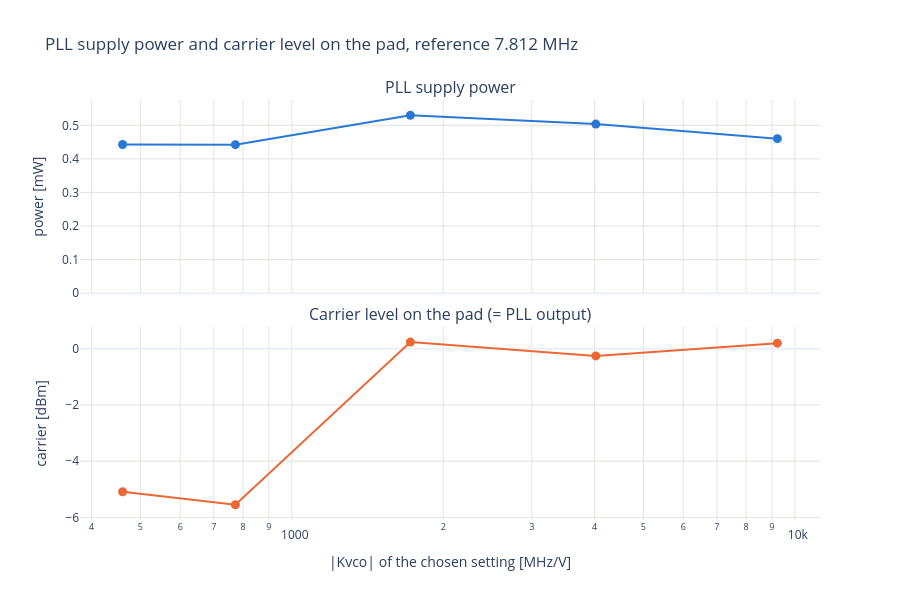

The notebook cell saved with this chart:
### Code cell
# PLL supply power and carrier level on the pad per setting (same x axis as the jitter plot).
from plotly.subplots import make_subplots

fig = make_subplots(rows=2, cols=1, shared_xaxes=True, vertical_spacing=0.08,
                    subplot_titles=["PLL supply power", "Carrier level on the pad (= PLL output)"])
fig.add_scatter(x=ok[X_COL] / X_SCALE, y=ok["pll_p"] * 1e3, mode="lines+markers", showlegend=False, row=1, col=1,
                line=dict(color=PALETTE[0], width=2), marker=dict(size=9), customdata=HOVER_DATA,
                hovertemplate=f"%{{y:.3f}} mW at %{{x:.0f}}<br>{HOVER_SETTING}<extra></extra>")
fig.add_scatter(x=ok[X_COL] / X_SCALE, y=ok["carrier_dbm"], mode="lines+markers", showlegend=False, row=2, col=1,
                line=dict(color=PALETTE[1], width=2), marker=dict(size=9), customdata=HOVER_DATA,
                hovertemplate=f"%{{y:.1f}} dBm at %{{x:.0f}}<br>{HOVER_SETTING}<extra></extra>")
fig.update_layout(title=f"PLL supply power and carrier level on the pad, {REF_TXT}", template="plotly_white", height=600)
fig.update_xaxes(type="log", gridcolor=GRID)
fig.update_xaxes(title=X_TITLE, row=2)
fig.update_yaxes(gridcolor=GRID)
fig.update_yaxes(title="power [mW]", rangemode="tozero", row=1)
fig.update_yaxes(title="carrier [dBm]", row=2)
save(fig, "power_carrier_vs_f" if SWEEP_F else "power_carrier_vs_kvco")

### Figure 1 — Plotly figure (JSON) as saved in the notebook; plotly's stock layout.template omitted (floating-point values rounded to 4 significant figures)
{"data": [{"customdata": [[5.0, 8.0, 6.0, 461.0, -5.088], [5.0, 8.0, 0.0, 772.3, -5.548], [9.0, 9.0, 10.0, 1721.0, 0.2348], [8.0, 9.0, 10.0, 4021.0, -0.258], [6.0, 11.0, 0.0, 9232.0, 0.1976]], "hovertemplate": "%{y:.3f} mW at %{x:.0f}<br>c%{customdata[0]:.0f} min %{customdata[1]:.0f} max %{customdata[2]:.0f}, |Kvco| %{customdata[3]:.0f} MHz/V, carrier %{customdata[4]:.1f} dBm<extra></extra>", "line": {"color": "#2a78d6", "width": 2}, "marker": {"size": 9}, "mode": "lines+markers", "showlegend": false, "type": "scatter", "x": [461.0, 772.3, 1721.0, 4021.0, 9232.0], "xaxis": "x", "y": [0.4429, 0.4424, 0.5298, 0.5036, 0.4602], "yaxis": "y"}, {"customdata": [[5.0, 8.0, 6.0, 461.0, -5.088], [5.0, 8.0, 0.0, 772.3, -5.548], [9.0, 9.0, 10.0, 1721.0, 0.2348], [8.0, 9.0, 10.0, 4021.0, -0.258], [6.0, 11.0, 0.0, 9232.0, 0.1976]], "hovertemplate": "%{y:.1f} dBm at %{x:.0f}<br>c%{customdata[0]:.0f} min %{customdata[1]:.0f} max %{customdata[2]:.0f}, |Kvco| %{customdata[3]:.0f} MHz/V, carrier %{customdata[4]:.1f} dBm<extra></extra>", "line": {"color": "#eb6834", "width": 2}, "marker": {"size": 9}, "mode": "lines+markers", "showlegend": false, "type": "scatter", "x": [461.0, 772.3, 1721.0, 4021.0, 9232.0], "xaxis": "x2", "y": [-5.088, -5.548, 0.2348, -0.258, 0.1976], "yaxis": "y2"}], "layout": {"annotations": [{"font": {"size": 16}, "showarrow": false, "text": "PLL supply power", "x": 0.5, "xanchor": "center", "xref": "paper", "y": 1, "yanchor": "bottom", "yref": "paper"}, {"font": {"size": 16}, "showarrow": false, "text": "Carrier level on the pad (= PLL output)", "x": 0.5, "xanchor": "center", "xref": "paper", "y": 0.46, "yanchor": "bottom", "yref": "paper"}], "height": 600, "title": {"text": "PLL supply power and carrier level on the pad, reference 7.812 MHz"}, "xaxis": {"anchor": "y", "domain": [0, 1], "gridcolor": "#e4e3df", "matches": "x2", "showticklabels": false, "type": "log"}, "xaxis2": {"anchor": "y2", "domain": [0, 1], "gridcolor": "#e4e3df", "title": {"text": "|Kvco| of the chosen setting [MHz/V]"}, "type": "log"}, "yaxis": {"anchor": "x", "domain": [0.54, 1], "gridcolor": "#e4e3df", "rangemode": "tozero", "title": {"text": "power [mW]"}}, "yaxis2": {"anchor": "x2", "domain": [0, 0.46], "gridcolor": "#e4e3df", "title": {"text": "carrier [dBm]"}}}}
